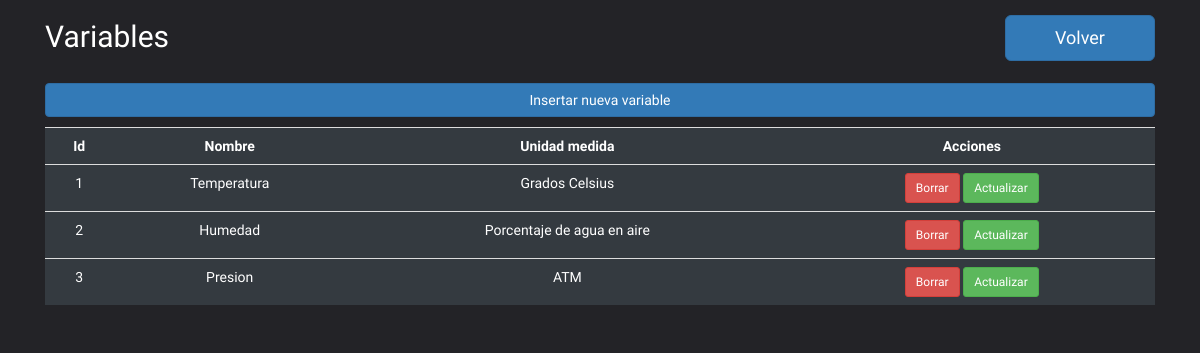
Page /variables.php (signed in) on the committed database.
### tables this page shows
CREATE TABLE `variables` (
  `Id` int(11) NOT NULL AUTO_INCREMENT,
  `Nombre` varchar(45) NOT NULL,
  `Ud_Med` varchar(45) NOT NULL,
  PRIMARY KEY (`Id`)
);

### variables.php (the view, shortened to what this page needs)
<?php
if (empty($_SESSION['nombreUsuario']) && empty($_SESSION['estado'])) {
    header('location: inicio.php?error=Sesion finalizada');
} else {
?>
<!DOCTYPE html>
<html>
<head>
 <link rel="stylesheet"
            href="https://stackpath.bootstrapcdn.com/bootstrap/4.3.1/css/bootstrap.min.css"
>
<link rel="stylesheet" href="https://maxcdn.bootstrapcdn.com/font-awesome/4.7.0/css/font-awesome.min.css">
<link rel="stylesheet" href="https://maxcdn.bootstrapcdn.com/bootstrap/3.3.7/css/bootstrap.min.css">
<link rel="stylesheet" href="https://maxcdn.bootstrapcdn.com/bootstrap/3.3.7/css/bootstrap.min.css">
</head>
<body style="background-color: #232327; color: white">
<div class="container" >
    <div style="position: relative; float: left; width: 200px"><h2>Variables</h2><br/></div>
    <div style='position: relative; float: right; padding-top: 15px; width: 150px'>
        <a href='administracion.php' class='btn btn-primary btn-lg' style="width: 150px">Volver</a>
        </div>
    <form action="formuvariable.php" method="post">
                <p>
                    <input type="submit" class="btn btn-primary btn-block" value="Insertar nueva variable">
                </p>
    </form>
    <?php
$conexion = mysqli_connect("localhost", "root", "", "estacion") or die("Problemas con la conexión");
$registros = mysqli_query($conexion, "SELECT Id, Nombre, Ud_Med
                                        FROM variables")
    or die("Problemas en la consulta:".mysqli_error($conexion));
echo "<table class='table table-dark' style='text-align:center'>";
echo "<tr ><th style='text-align:center'>Id</th><th style='text-align:center'>Nombre</th><th style='text-align:center'>Unidad medida</th><th style='text-align:center'>Acciones</th>";
while ($reg = mysqli_fetch_array($registros)) {
    echo "<tr>";
        echo "<td>" . $reg['Id'] . "</td>";
        echo "<td>" . $reg['Nombre'] . "</td>";
        echo "<td>" . $reg['Ud_Med'] . "</td>";
        echo "<td><a class='btn btn-danger btn-sm' href='borrarvariables.php?id=$reg[Id]&nombretabla=variables' > Borrar </a>
        <a class='btn btn-success btn-sm' href='vactualizar.php?id=$reg[Id]' > Actualizar </a>  </td>";
    echo "</tr>";
}
echo "</table>";
?>
</div>
</body>
</html>
<?php
}
?>

### variables.php (style rules this page uses)
body { font-family: 'Varela Round', sans-serif; }

### rows in the picture
variables: Id "1", Nombre "Temperatura", Ud_Med "Grados Celsius"
variables: Id "2", Nombre "Humedad", Ud_Med "Porcentaje de agua en aire"
variables: Id "3", Nombre "Presion", Ud_Med "ATM"
